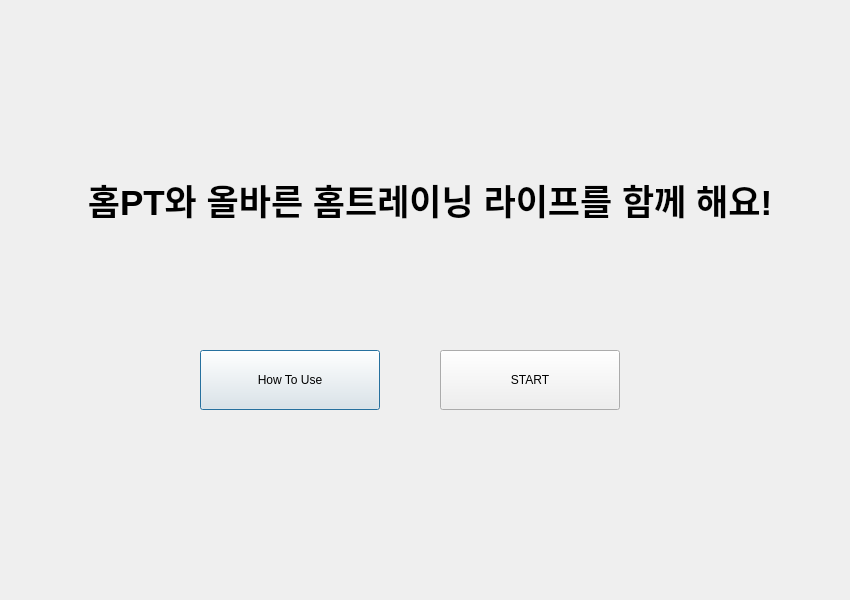
<?xml version="1.0" encoding="UTF-8"?>
<ui version="4.0">
 <class>homePT</class>
 <widget class="QDialog" name="homePT">
  <property name="geometry">
   <rect>
    <x>0</x>
    <y>0</y>
    <width>850</width>
    <height>600</height>
   </rect>
  </property>
  <property name="windowTitle">
   <string>홈PT와 함께 하는 올바른 홈트레이닝 라이프</string>
  </property>
  <property name="windowIcon">
   <iconset>
    <normaloff>../../../오유민/Pictures/Saved Pictures/hart.png</normaloff>../../../오유민/Pictures/Saved Pictures/hart.png</iconset>
  </property>
  <property name="styleSheet">
   <string notr="true">image: url(:/newPrefix/bono.jpg);</string>
  </property>
  <widget class="QLabel" name="purposePhrases">
   <property name="geometry">
    <rect>
     <x>80</x>
     <y>130</y>
     <width>700</width>
     <height>140</height>
    </rect>
   </property>
   <property name="autoFillBackground">
    <bool>false</bool>
   </property>
   <property name="styleSheet">
    <string notr="true">font: 26pt&quot;경기천년제목M Medium&quot;; color:&quot;black&quot;;</string>
   </property>
   <property name="text">
    <string>&lt;html&gt;&lt;head/&gt;&lt;body&gt;&lt;p align=&quot;center&quot;&gt;&lt;span style=&quot; font-size:26pt; font-weight:600;&quot;&gt;홈PT와 올바른 홈트레이닝 라이프를 함께 해요!&lt;/span&gt;&lt;/p&gt;&lt;/body&gt;&lt;/html&gt;</string>
   </property>
  </widget>
  <widget class="QPushButton" name="howToUse">
   <property name="geometry">
    <rect>
     <x>200</x>
     <y>350</y>
     <width>180</width>
     <height>60</height>
    </rect>
   </property>
   <property name="autoFillBackground">
    <bool>false</bool>
   </property>
   <property name="styleSheet">
    <string notr="true">background-color:&quot;orange&quot;; color:&quot;white&quot;;font: 16pt&quot;경기천년제목M Medium&quot;;</string>
   </property>
   <property name="text">
    <string>How To Use</string>
   </property>
  </widget>
  <widget class="QPushButton" name="startButton">
   <property name="geometry">
    <rect>
     <x>440</x>
     <y>350</y>
     <width>180</width>
     <height>60</height>
    </rect>
   </property>
   <property name="autoFillBackground">
    <bool>false</bool>
   </property>
   <property name="styleSheet">
    <string notr="true">background-color:&quot;Tomato&quot;; color:&quot;white&quot;;font: 16pt&quot;경기천년제목M Medium&quot;;</string>
   </property>
   <property name="text">
    <string>START</string>
   </property>
  </widget>
 </widget>
 <resources>
  <include location="button.qrc"/>
 </resources>
 <connections/>
</ui>
